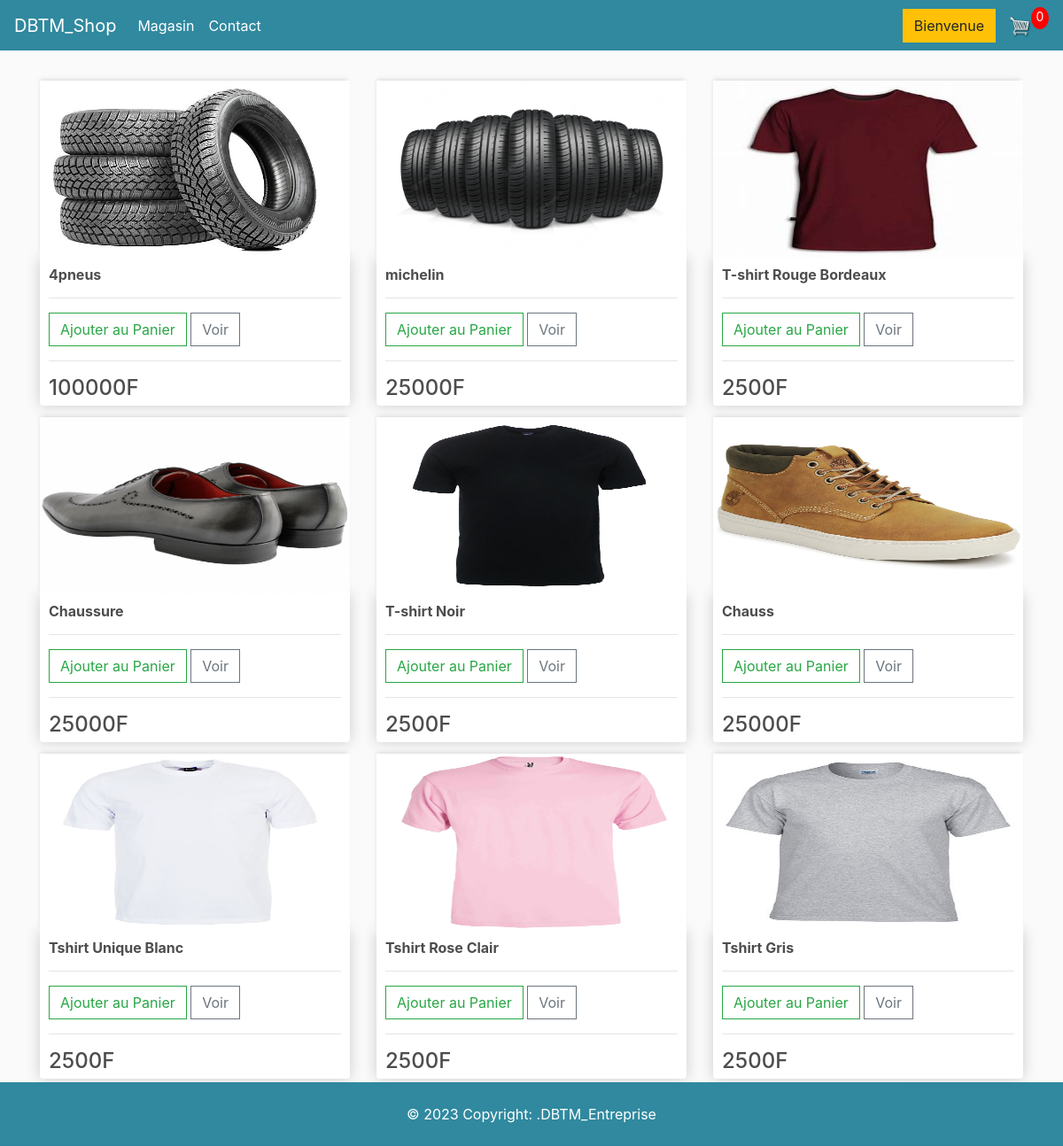
The page / on the database its author committed.
### store/models.py (models this page shows, shortened)
class Product(models.Model):
    name = models.CharField(max_length=200, null=True)
    price = models.FloatField()
    digital = models.BooleanField(default=False, null=True, blank=False)
    description = models.CharField(max_length=1000, null=True)
    image = models.ImageField(null=True,blank=True)
    @property
    def imageURL(self):
        try:
            url = self.image.url
        except:
            url = ''
        return url

### store/views.py (the view)
# urls.py: path('', include('store.urls')),
def store(request):
     data = cartData(request)
     cartItems = data['cartItems']
     products = Product.objects.all()
     context = {'products':products, 'cartItems':cartItems}
     return render(request, 'store/store.html', context)

### store/utils.py (called while the page is built, shortened)
def cookieCart(request):
    try:
        cart = json.loads(request.COOKIES['cart'])
    except:
        cart = {}
    print('Panier:', cart)
    items = []
    order = {'get_cart_total':0, 'get_cart_items':0, 'shipping':False}
    cartItems = order['get_cart_items']
    return {'cartItems':cartItems, 'order':order, 'items':items}

def cartData(request):
    if request.user.is_authenticated:
          customer = request.user.customer
          order , created = Order.objects.get_or_create(customer=customer, complete=False)
          items = order.orderitem_set.all()
          cartItems = order.get_cart_items
    else:
          cookieData = cookieCart(request)
          cartItems = cookieData['cartItems']
          order = cookieData['order']
          items = cookieData['items']
    return {'cartItems':cartItems, 'order':order, 'items':items}

### store/templates/store/store.html
{% extends 'store/main.html' %}
{% load static %}
{% block content %}
<div class="row">
    {% for product in products %}
	<div class="col-lg-4">
            <img class="thumbnail" src="{{product.imageURL}}">
            <div class="box-element product">
                <h6><strong>{{product.name}}</strong></h6>
                <hr>
                <button data-product="{{product.id}}" data-action="add" class="btn btn-outline-success add-btn update-cart">Ajouter au Panier</button>
                <a class="btn btn-outline-secondary " href="{{product.id}}">Voir</a><hr>
                <h4 style="display: inline-block; float: left">{{product.price|floatformat:0}}F</h4><br>
            </div>
	</div>
    {% endfor %}
</div>
{% endblock content %}

### static/css/main.css (style rules this page uses)
body { background-color: hsl(0, 0%, 98%); }
h1,h2,h3,h4,h5,h6 { color:hsl(0, 0%, 30%); }
.box-element { box-shadow:hsl(0, 0%, 80%) 0 0 16px; background-color: #fff; border-radius: 4px; padding: 10px; }
.thumbnail { width: 100%; height: 200px; -webkit-box-shadow: -1px -3px 5px -2px rgba(214,214,214,1); -moz-box-shadow: -1px -3px 5px -2px rgba(214,214,214,1); box-shadow: -1px -3px 5px -2px rgba(214,214,214,1); }
.product { border-radius: 0 0 4px 4px; }
.col-lg-4, .col-lg-6, .col-lg-8, .col-lg-12 { margin-top: 10px; }
.btn { border-radius: 0; }

### rows shown on the page
Product: imageURL (picture), name "4pneus", price "100000"
Product: imageURL (picture), name "michelin", price "25000"
Product: imageURL (picture), name "T-shirt Rouge Bordeaux", price "2500"
Product: imageURL (picture), name "Chaussure", price "25000"
Product: imageURL (picture), name "T-shirt Noir", price "2500"
Product: imageURL (picture), name "Chauss", price "25000"
Product: imageURL (picture), name "Tshirt Unique Blanc", price "2500"
Product: imageURL (picture), name "Tshirt Rose Clair", price "2500"
Product: imageURL (picture), name "Tshirt Gris", price "2500"

### other values the page prints
{{ cartItems }} "0"
